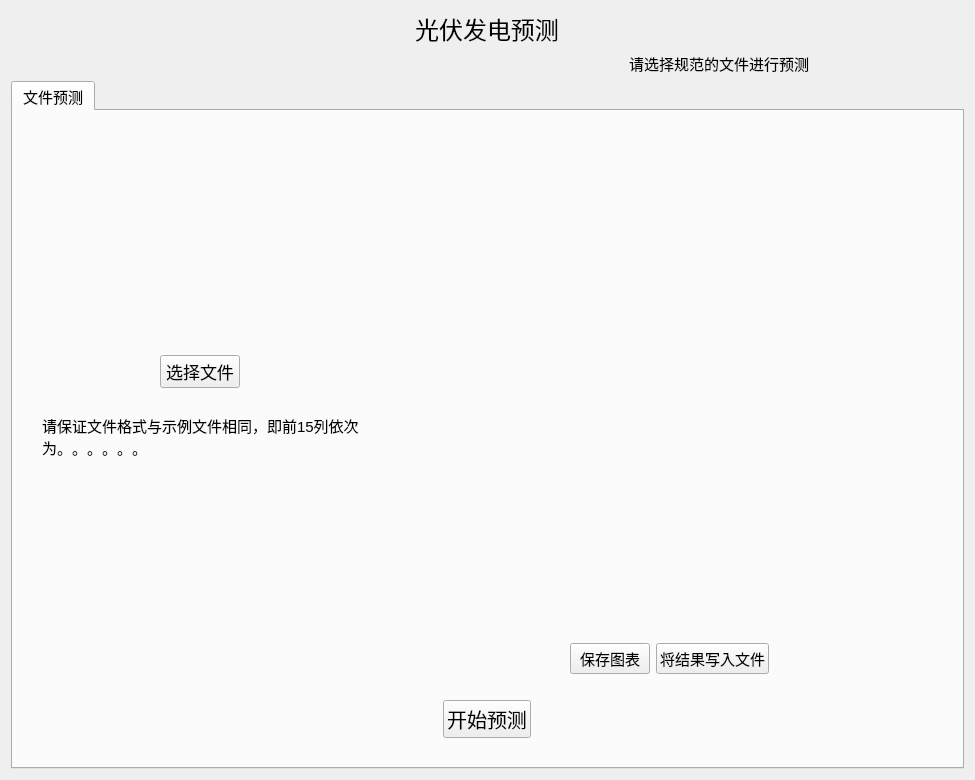
<?xml version="1.0" encoding="UTF-8"?>
<ui version="4.0">
 <class>Form</class>
 <widget class="QWidget" name="Form">
  <property name="geometry">
   <rect>
    <x>0</x>
    <y>0</y>
    <width>975</width>
    <height>780</height>
   </rect>
  </property>
  <property name="windowTitle">
   <string>新能源预测软件(光电)</string>
  </property>
  <layout class="QVBoxLayout" name="verticalLayout_2" stretch="2,1,10">
   <item alignment="Qt::AlignHCenter">
    <widget class="QLabel" name="label_main_title">
     <property name="sizePolicy">
      <sizepolicy hsizetype="Fixed" vsizetype="Maximum">
       <horstretch>0</horstretch>
       <verstretch>0</verstretch>
      </sizepolicy>
     </property>
     <property name="baseSize">
      <size>
       <width>9</width>
       <height>4</height>
      </size>
     </property>
     <property name="font">
      <font>
       <pointsize>18</pointsize>
       <weight>50</weight>
       <bold>false</bold>
      </font>
     </property>
     <property name="text">
      <string>光伏发电预测</string>
     </property>
     <property name="textFormat">
      <enum>Qt::AutoText</enum>
     </property>
     <property name="alignment">
      <set>Qt::AlignCenter</set>
     </property>
    </widget>
   </item>
   <item>
    <layout class="QHBoxLayout" name="horizontalLayout_4" stretch="4,2,1">
     <item>
      <spacer name="horizontalSpacer_7">
       <property name="orientation">
        <enum>Qt::Horizontal</enum>
       </property>
       <property name="sizeHint" stdset="0">
        <size>
         <width>40</width>
         <height>20</height>
        </size>
       </property>
      </spacer>
     </item>
     <item>
      <widget class="QLabel" name="label_tips">
       <property name="sizePolicy">
        <sizepolicy hsizetype="Maximum" vsizetype="Fixed">
         <horstretch>0</horstretch>
         <verstretch>0</verstretch>
        </sizepolicy>
       </property>
       <property name="font">
        <font>
         <pointsize>11</pointsize>
         <weight>50</weight>
         <italic>false</italic>
         <bold>false</bold>
         <underline>false</underline>
        </font>
       </property>
       <property name="text">
        <string>请选择规范的文件进行预测</string>
       </property>
       <property name="alignment">
        <set>Qt::AlignRight|Qt::AlignTrailing|Qt::AlignVCenter</set>
       </property>
       <property name="wordWrap">
        <bool>false</bool>
       </property>
      </widget>
     </item>
     <item>
      <spacer name="horizontalSpacer_8">
       <property name="orientation">
        <enum>Qt::Horizontal</enum>
       </property>
       <property name="sizeHint" stdset="0">
        <size>
         <width>40</width>
         <height>20</height>
        </size>
       </property>
      </spacer>
     </item>
    </layout>
   </item>
   <item>
    <widget class="QTabWidget" name="tabWidget_select">
     <property name="sizePolicy">
      <sizepolicy hsizetype="Expanding" vsizetype="Expanding">
       <horstretch>0</horstretch>
       <verstretch>0</verstretch>
      </sizepolicy>
     </property>
     <property name="font">
      <font>
       <pointsize>11</pointsize>
      </font>
     </property>
     <property name="currentIndex">
      <number>0</number>
     </property>
     <widget class="QWidget" name="File_predict">
      <attribute name="title">
       <string>文件预测</string>
      </attribute>
      <layout class="QVBoxLayout" name="verticalLayout_5">
       <item>
        <layout class="QHBoxLayout" name="horizontalLayout_2">
         <item>
          <spacer name="horizontalSpacer_9">
           <property name="orientation">
            <enum>Qt::Horizontal</enum>
           </property>
           <property name="sizeType">
            <enum>QSizePolicy::Fixed</enum>
           </property>
           <property name="sizeHint" stdset="0">
            <size>
             <width>20</width>
             <height>20</height>
            </size>
           </property>
          </spacer>
         </item>
         <item>
          <layout class="QVBoxLayout" name="verticalLayout_4" stretch="0,0,0,20,0">
           <item>
            <spacer name="verticalSpacer_3">
             <property name="orientation">
              <enum>Qt::Vertical</enum>
             </property>
             <property name="sizeHint" stdset="0">
              <size>
               <width>20</width>
               <height>40</height>
              </size>
             </property>
            </spacer>
           </item>
           <item alignment="Qt::AlignHCenter">
            <widget class="QPushButton" name="pushButton_forFileDialog">
             <property name="sizePolicy">
              <sizepolicy hsizetype="Fixed" vsizetype="Preferred">
               <horstretch>0</horstretch>
               <verstretch>0</verstretch>
              </sizepolicy>
             </property>
             <property name="font">
              <font>
               <pointsize>13</pointsize>
              </font>
             </property>
             <property name="text">
              <string>选择文件</string>
             </property>
            </widget>
           </item>
           <item>
            <spacer name="verticalSpacer_6">
             <property name="orientation">
              <enum>Qt::Vertical</enum>
             </property>
             <property name="sizeType">
              <enum>QSizePolicy::Fixed</enum>
             </property>
             <property name="sizeHint" stdset="0">
              <size>
               <width>20</width>
               <height>20</height>
              </size>
             </property>
            </spacer>
           </item>
           <item>
            <widget class="QLabel" name="label_file_ok">
             <property name="sizePolicy">
              <sizepolicy hsizetype="Maximum" vsizetype="Maximum">
               <horstretch>0</horstretch>
               <verstretch>0</verstretch>
              </sizepolicy>
             </property>
             <property name="text">
              <string>请保证文件格式与示例文件相同，即前15列依次为。。。。。。</string>
             </property>
             <property name="wordWrap">
              <bool>true</bool>
             </property>
            </widget>
           </item>
           <item>
            <spacer name="verticalSpacer_4">
             <property name="orientation">
              <enum>Qt::Vertical</enum>
             </property>
             <property name="sizeType">
              <enum>QSizePolicy::Expanding</enum>
             </property>
             <property name="sizeHint" stdset="0">
              <size>
               <width>20</width>
               <height>40</height>
              </size>
             </property>
            </spacer>
           </item>
          </layout>
         </item>
         <item>
          <spacer name="horizontalSpacer_3">
           <property name="orientation">
            <enum>Qt::Horizontal</enum>
           </property>
           <property name="sizeType">
            <enum>QSizePolicy::Maximum</enum>
           </property>
           <property name="sizeHint" stdset="0">
            <size>
             <width>20</width>
             <height>20</height>
            </size>
           </property>
          </spacer>
         </item>
         <item>
          <layout class="QVBoxLayout" name="verticalLayout_3" stretch="10,1,0">
           <item>
            <widget class="QLabel" name="label_chart">
             <property name="text">
              <string/>
             </property>
            </widget>
           </item>
           <item>
            <layout class="QHBoxLayout" name="horizontalLayout" stretch="0,1,2,0">
             <item>
              <spacer name="horizontalSpacer">
               <property name="orientation">
                <enum>Qt::Horizontal</enum>
               </property>
               <property name="sizeHint" stdset="0">
                <size>
                 <width>40</width>
                 <height>20</height>
                </size>
               </property>
              </spacer>
             </item>
             <item>
              <widget class="QPushButton" name="pushButton_save_chart">
               <property name="sizePolicy">
                <sizepolicy hsizetype="Maximum" vsizetype="Fixed">
                 <horstretch>0</horstretch>
                 <verstretch>0</verstretch>
                </sizepolicy>
               </property>
               <property name="text">
                <string>保存图表</string>
               </property>
              </widget>
             </item>
             <item>
              <widget class="QPushButton" name="pushButton_w_tofile">
               <property name="sizePolicy">
                <sizepolicy hsizetype="Maximum" vsizetype="Fixed">
                 <horstretch>0</horstretch>
                 <verstretch>0</verstretch>
                </sizepolicy>
               </property>
               <property name="text">
                <string>将结果写入文件</string>
               </property>
              </widget>
             </item>
             <item>
              <spacer name="horizontalSpacer_2">
               <property name="orientation">
                <enum>Qt::Horizontal</enum>
               </property>
               <property name="sizeHint" stdset="0">
                <size>
                 <width>40</width>
                 <height>20</height>
                </size>
               </property>
              </spacer>
             </item>
            </layout>
           </item>
           <item>
            <spacer name="verticalSpacer_5">
             <property name="orientation">
              <enum>Qt::Vertical</enum>
             </property>
             <property name="sizeType">
              <enum>QSizePolicy::Fixed</enum>
             </property>
             <property name="sizeHint" stdset="0">
              <size>
               <width>20</width>
               <height>20</height>
              </size>
             </property>
            </spacer>
           </item>
          </layout>
         </item>
        </layout>
       </item>
       <item alignment="Qt::AlignHCenter">
        <widget class="QPushButton" name="pushButton_predict_file">
         <property name="sizePolicy">
          <sizepolicy hsizetype="Fixed" vsizetype="Fixed">
           <horstretch>0</horstretch>
           <verstretch>0</verstretch>
          </sizepolicy>
         </property>
         <property name="font">
          <font>
           <pointsize>15</pointsize>
          </font>
         </property>
         <property name="text">
          <string>开始预测</string>
         </property>
        </widget>
       </item>
       <item>
        <spacer name="verticalSpacer_2">
         <property name="orientation">
          <enum>Qt::Vertical</enum>
         </property>
         <property name="sizeType">
          <enum>QSizePolicy::Fixed</enum>
         </property>
         <property name="sizeHint" stdset="0">
          <size>
           <width>20</width>
           <height>20</height>
          </size>
         </property>
        </spacer>
       </item>
      </layout>
     </widget>
    </widget>
   </item>
  </layout>
 </widget>
 <resources/>
 <connections/>
</ui>
